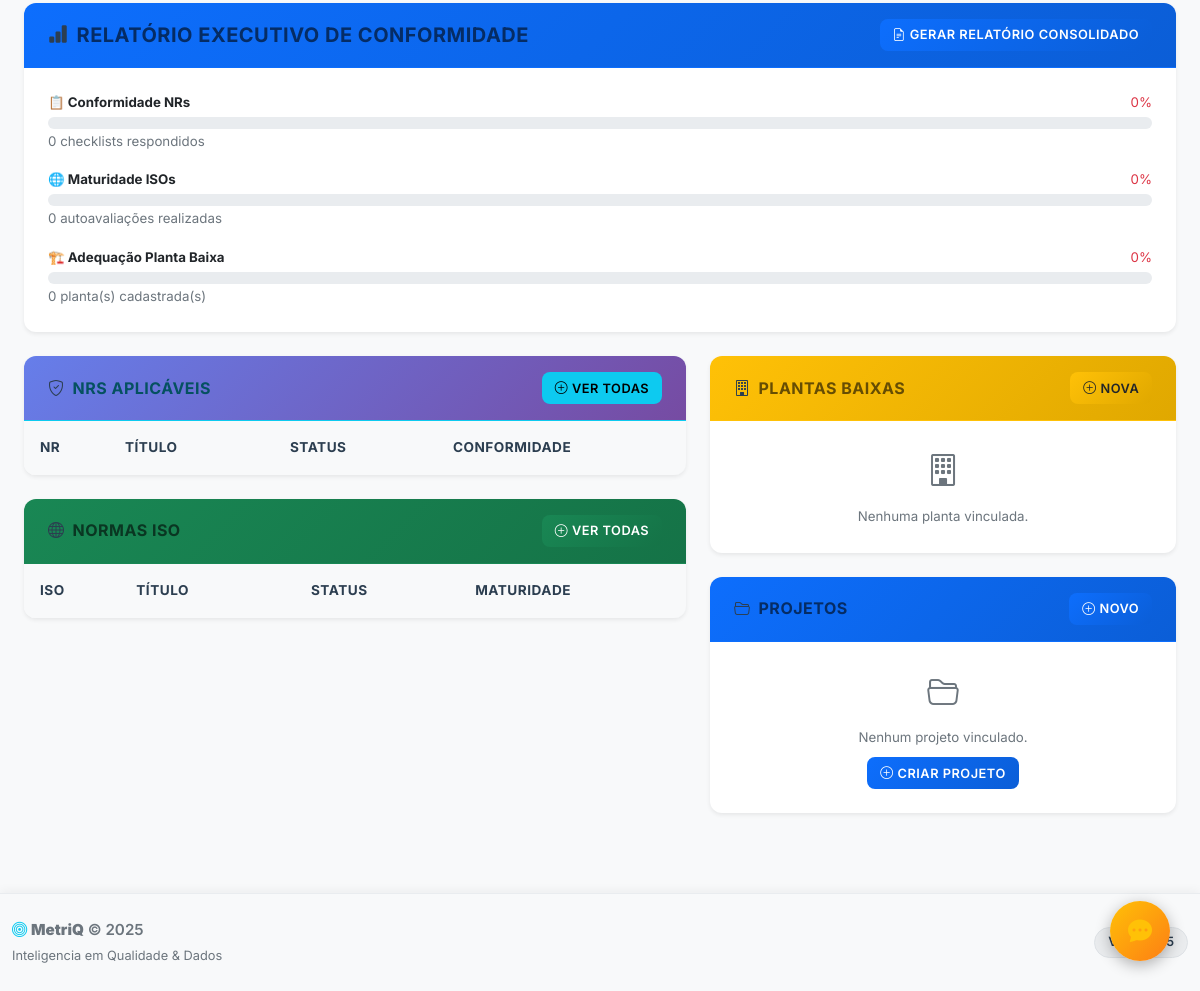
The app's page /empresa/1 (signed in, lower part), older data.
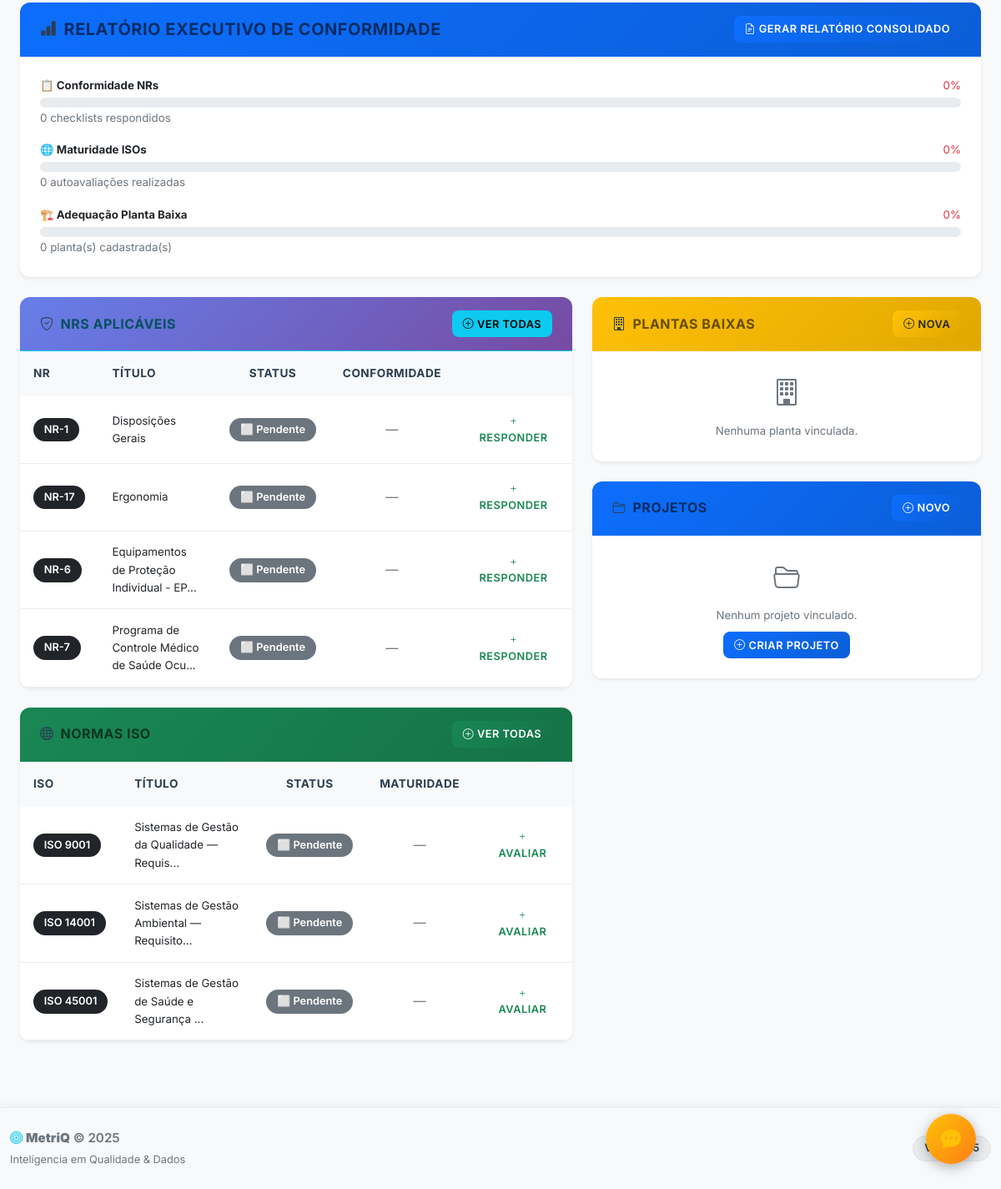
The same page, newer data.
### qualidade_flask/models.py (models this page shows, shortened)
class NormaRegulamentadora(db.Model):
    id = db.Column(db.Integer, primary_key=True)
    numero = db.Column(db.String(10), unique=True, nullable=False)
    titulo = db.Column(db.String(200), nullable=False)
    descricao = db.Column(db.Text)
    setor = db.Column(db.String(100))
    data_vigencia = db.Column(db.Date)
    link_oficial = db.Column(db.String(500))
    conteudo = db.Column(db.Text)
    palavras_chave = db.Column(db.JSON)
    perguntas = db.Column(db.JSON)
    glossario = db.Column(db.JSON)
    data_criacao = db.Column(db.DateTime, default=datetime.now)
    data_atualizacao = db.Column(db.DateTime, default=datetime.now, onupdate=datetime.now)
    checklists = db.relationship('ChecklistNR', backref='norma', lazy=True, cascade="all, delete-orphan")

class NormaISO(db.Model):
    id = db.Column(db.Integer, primary_key=True)
    numero = db.Column(db.String(20), unique=True, nullable=False)
    titulo = db.Column(db.String(200), nullable=False)
    descricao = db.Column(db.Text)
    setor = db.Column(db.String(100))
    data_vigencia = db.Column(db.Date)
    link_oficial = db.Column(db.String(500))
    conteudo = db.Column(db.Text)
    palavras_chave = db.Column(db.JSON)
    perguntas = db.Column(db.JSON)
    glossario = db.Column(db.JSON)
    data_criacao = db.Column(db.DateTime, default=datetime.now)
    data_atualizacao = db.Column(db.DateTime, default=datetime.now, onupdate=datetime.now)
    checklists = db.relationship('ChecklistISO', backref='norma', lazy=True, cascade="all, delete-orphan")

### qualidade_flask/blueprints/empresa.py (the view, shortened to what this page needs)
@empresa.route('/empresa/<int:id>')
@login_required
def dashboard(id):
    empresa = get_owned_or_404(Empresa, id)
    metricas = empresa.get_metricas_conformidade()
    nrs_aplicaveis = empresa.get_nrs_aplicaveis()
    nrs_detalhes = []
    normas_db = NormaRegulamentadora.query.filter(NormaRegulamentadora.numero.in_(nrs_aplicaveis)).all()
    for nr in normas_db:
        checklist = ChecklistNR.query.filter_by(
            norma_id=nr.id,
            user_id=current_user.id,
            empresa_id=id
        ).first()
        vinculo = 'empresa' if checklist else 'usuario'
        if not checklist:
            checklist = ChecklistNR.query.filter(
                ChecklistNR.norma_id == nr.id,
                ChecklistNR.user_id == current_user.id,
                ChecklistNR.empresa_id == None
            ).first()
            vinculo = 'usuario' if checklist else 'usuario'
        pct = checklist.calcular_conformidade() if checklist else 0
        nrs_detalhes.append({
            'id': nr.id,
            'numero': nr.numero,
            'titulo': nr.titulo,
            'conformidade': pct,
            'checklist_id': checklist.id if checklist else None,
            'tem_checklist': checklist is not None,
            'vinculo': vinculo
        })
    isos_detalhes = []
    normas_iso = NormaISO.query.all()
    for iso in normas_iso:
        checklist = ChecklistISO.query.filter_by(
            norma_id=iso.id,
            user_id=current_user.id,
            empresa_id=id
        ).first()
        vinculo = 'empresa' if checklist else 'usuario'
        if not checklist:
            checklist = ChecklistISO.query.filter(
                ChecklistISO.norma_id == iso.id,
                ChecklistISO.user_id == current_user.id,
                ChecklistISO.empresa_id == None
            ).first()
            vinculo = 'usuario' if checklist else 'usuario'
        maturidade = checklist.calcular_maturidade_percentual() if checklist else 0
        isos_detalhes.append({
            'numero': iso.numero,
            'titulo': iso.titulo,
            'maturidade': maturidade,
            'checklist_id': checklist.id if checklist else None,
            'tem_checklist': checklist is not None,
            'vinculo': vinculo
        })
    plantas = PlantaBaixa.query.filter_by(
        user_id=current_user.id,
        empresa_id=id
    ).all()
    plantas_sem_vinculo = PlantaBaixa.query.filter(
        PlantaBaixa.user_id == current_user.id,
        (PlantaBaixa.empresa_id == None) | (PlantaBaixa.empresa_id == 0)
    ).all()
    plantas_dados = []
    projetos = Projeto.query.filter_by(
        user_id=current_user.id,
        empresa_id=id
    ).all()
    projetos_sem_vinculo = Projeto.query.filter(
        Projeto.user_id == current_user.id,
        (Projeto.empresa_id == None) | (Projeto.empresa_id == 0)
    ).all()
    return render_template('empresa/dashboard.html',
                          empresa=empresa,
                          metricas=metricas,
                          nrs_aplicaveis=nrs_aplicaveis,
                          nrs_detalhes=nrs_detalhes,
                          isos_detalhes=isos_detalhes,
                          plantas_dados=plantas_dados,
                          plantas_sem_vinculo=plantas_sem_vinculo,
                          projetos=projetos,
                          projetos_sem_vinculo=projetos_sem_vinculo)

### qualidade_flask/authz.py (called while the page is built)
def get_owned_or_404(model, id, owner_field='user_id'):
    filters = {'id': id, owner_field: current_user.id}
    return model.query.filter_by(**filters).first_or_404()

### qualidade_flask/models.py (called while the page is built)
    def get_nrs_aplicaveis(self):
        nrs_sugeridas = []
        nrs_sugeridas.extend(['NR-1', 'NR-6', 'NR-7', 'NR-17'])
        if self.grau_risco >= 2:
            nrs_sugeridas.extend(['NR-4', 'NR-5'])
        if self.grau_risco >= 3:
            nrs_sugeridas.extend(['NR-9', 'NR-10', 'NR-12', 'NR-15', 'NR-23'])
        if self.grau_risco >= 4:
            nrs_sugeridas.extend(['NR-20', 'NR-33', 'NR-35'])
        cnae_prefix = self.cnae[:2] if self.cnae else ''
        if cnae_prefix in ['25', '28', '29', '30']:
            nrs_sugeridas.extend(['NR-12', 'NR-13'])
        if cnae_prefix in ['86']:
            nrs_sugeridas.append('NR-32')
        if cnae_prefix in ['01', '02', '03']:
            nrs_sugeridas.append('NR-31')
        return list(set(nrs_sugeridas))

### qualidade_flask/templates/empresa/dashboard.html (shortened to what the changed rows need)
{% extends "base.html" %}
{% block content %}
<div class="container py-4">
    <div class="row g-4">
        <div class="col-lg-7">
            <div class="card border-0 shadow-sm mb-4">
                <div class="card-body p-0">
                    <div class="table-responsive">
                        <table class="table table-hover mb-0">
                            <thead class="table-light">
                                <tr>
                                    <th>NR</th>
                                    <th>Título</th>
                                    <th class="text-center">Status</th>
                                    <th class="text-center">Conformidade</th>
                                    <th></th>
                                </tr>
                            </thead>
                            <tbody>
                                {% for nr in nrs_detalhes %}
                                <tr>
                                    <td><span class="badge bg-dark">{{ nr.numero }}</span></td>
                                    <td class="small">{{ nr.titulo[:40] }}{% if nr.titulo|length > 40 %}...{% endif %}</td>
                                    <td class="text-center">
                                        {% if nr.tem_checklist %}
                                            {% if nr.vinculo == 'empresa' %}
                                            <span class="badge bg-success">✅ Vinculado</span>
                                            {% else %}
                                            <span class="badge bg-warning text-dark">🔄 Geral</span>
                                            {% endif %}
                                        {% else %}
                                        <span class="badge bg-secondary">⬜ Pendente</span>
                                        {% endif %}
                                    </td>
                                    <td class="text-center">
                                        {% if nr.tem_checklist %}
                                        <span class="fw-bold {% if nr.conformidade >= 80 %}text-success{% elif nr.conformidade >= 50 %}text-warning{% else %}text-danger{% endif %}">
                                            {{ nr.conformidade }}%
                                        </span>
                                        {% else %}
                                        <span class="text-muted">—</span>
                                        {% endif %}
                                    </td>
                                    <td class="text-end">
                                        {% if nr.tem_checklist %}
                                        <a href="{{ url_for('nr.checklist_nr', id=nr.id, empresa_id=empresa.id) }}" class="btn btn-sm btn-outline-primary">
                                            <i class="bi bi-pencil"></i>
                                        </a>
                                        {% else %}
                                        <a href="{{ url_for('nr.checklist_nr', id=nr.id, empresa_id=empresa.id) }}" class="btn btn-sm btn-outline-success">
                                            <i class="bi bi-plus"></i>Responder
                                        </a>
                                        {% endif %}
                                    </td>
                                </tr>
                                {% endfor %}
                            </tbody>
                        </table>
                    </div>
                </div>
            </div>
            <div class="card border-0 shadow-sm mb-4">
                <div class="card-body p-0">
                    <div class="table-responsive">
                        <table class="table table-hover mb-0">
                            <thead class="table-light">
                                <tr>
                                    <th>ISO</th>
                                    <th>Título</th>
                                    <th class="text-center">Status</th>
                                    <th class="text-center">Maturidade</th>
                                    <th></th>
                                </tr>
                            </thead>
                            <tbody>
                                {% for iso in isos_detalhes %}
                                <tr>
                                    <td><span class="badge bg-dark">{{ iso.numero }}</span></td>
                                    <td class="small">{{ iso.titulo[:40] }}{% if iso.titulo|length > 40 %}...{% endif %}</td>
                                    <td class="text-center">
                                        {% if iso.tem_checklist %}
                                            {% if iso.vinculo == 'empresa' %}
                                            <span class="badge bg-success">✅ Vinculado</span>
                                            {% else %}
                                            <span class="badge bg-warning text-dark">🔄 Geral</span>
                                            {% endif %}
                                        {% else %}
                                        <span class="badge bg-secondary">⬜ Pendente</span>
                                        {% endif %}
                                    </td>
                                    <td class="text-center">
                                        {% if iso.tem_checklist %}
                                        <span class="fw-bold {% if iso.maturidade >= 80 %}text-success{% elif iso.maturidade >= 50 %}text-warning{% else %}text-danger{% endif %}">
                                            {{ iso.maturidade }}%
                                        </span>
                                        {% else %}
                                        <span class="text-muted">—</span>
                                        {% endif %}
                                    </td>
                                    <td class="text-end">
                                        {% if iso.tem_checklist %}
                                        <a href="{{ url_for('iso.checklist_iso', id=iso.checklist_id, empresa_id=empresa.id) }}" class="btn btn-sm btn-outline-primary">
                                            <i class="bi bi-pencil"></i>
                                        </a>
                                        {% else %}
                                        <a href="{{ url_for('iso.checklist_iso', id=iso.checklist_id, empresa_id=empresa.id) if iso.checklist_id else url_for('iso.lista_isos') }}" class="btn btn-sm btn-outline-success">
                                            <i class="bi bi-plus"></i>Avaliar
                                        </a>
                                        {% endif %}
                                    </td>
                                </tr>
                                {% endfor %}
                            </tbody>
                        </table>
                    </div>
                </div>
            </div>
        </div>
    </div>
</div>
{% endblock %}

Row changes from the older to the newer data that the page shows:
added NormaRegulamentadora: numero "NR-1", titulo "Disposições Gerais"
added NormaRegulamentadora: numero "NR-17", titulo "Ergonomia"
added NormaRegulamentadora: numero "NR-6", titulo "Equipamentos de Proteção Individual - EP"
added NormaRegulamentadora: numero "NR-7", titulo "Programa de Controle Médico de Saúde Ocu"
added NormaISO: numero "ISO 9001", titulo "Sistemas de Gestão da Qualidade — Requis"
added NormaISO: numero "ISO 14001", titulo "Sistemas de Gestão Ambiental — Requisito"
added NormaISO: numero "ISO 45001", titulo "Sistemas de Gestão de Saúde e Segurança"
